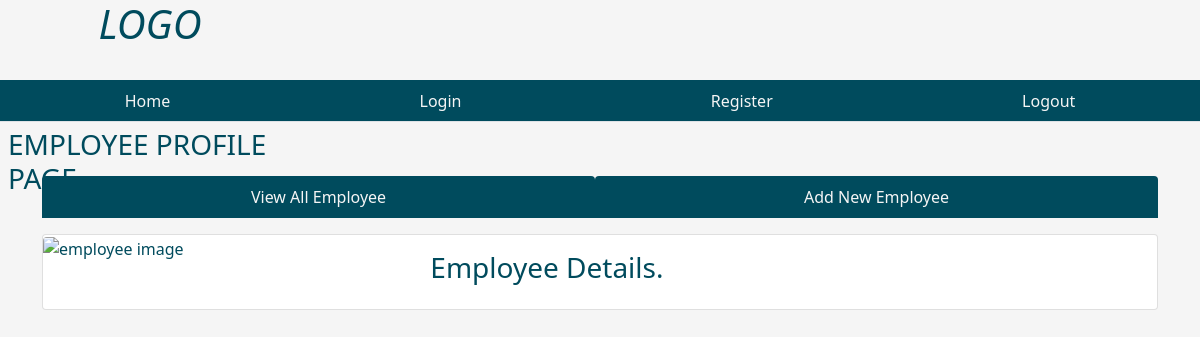
The page /singleemployee/9 on the database as committed earlier.
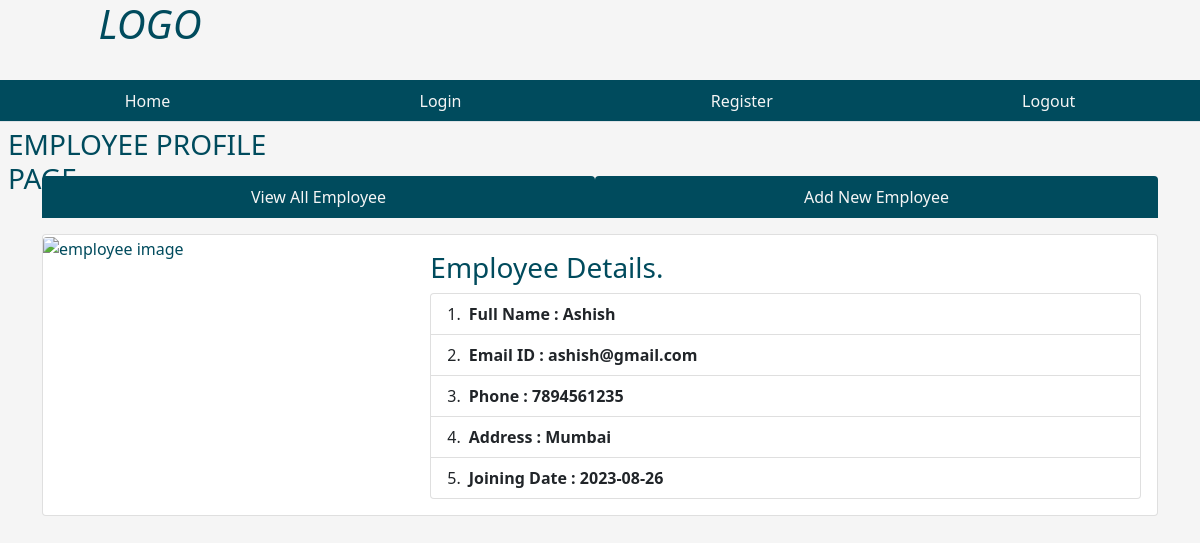
The same page on the database as committed later.
### tables this page shows
CREATE TABLE emp (empid integer primary key AUTOINCREMENT, name text not null, email text, phone integer, address text, joining_date default CURRENT_DATE);

### routes.py (the view)
@app.route('/singleemployee/<int:empid>')
def singleemployee(empid):
    user = get_current_user()
    db = get_database()
    emp_cur = db.execute('select * from emp where empid = ?', [empid])
    single_emp = emp_cur.fetchone()
    return render_template('singleemployee.html', user = user, single_emp = single_emp)

### database.py (called while the page is built)
def connect_to_databse():
  con = sqlite3.connect('employee_manage.db')
  con.row_factory = sqlite3.Row
  return con

def get_database():
    if not hasattr(g, 'employee_manage.db'):
        g.employee_manage_db = connect_to_databse()
    return g.employee_manage_db

### routes.py (called while the page is built)
@app.teardown_request
def close_database(error):
    if hasattr(g, 'employee_manage.db'):
        g.employee_manage.db.close()

def get_current_user():
    user = None
    if 'user' in session:
        user = session['user']
        db = get_database()
        user_cur = db.execute('select * from users where name = ?', [user])
        user = user_cur.fetchone()
    return user

### templates/singleemployee.html (shortened to what this page needs)
{% from "showlinks.html" import show_links %}
<!DOCTYPE html>
<html lang="en">
<head>
    <link href="https://cdn.jsdelivr.net/npm/bootstrap@5.1.3/dist/css/bootstrap.min.css" rel="stylesheet">
    <link rel="stylesheet" href="{{url_for('static', filename='singleemp.css')}}" type = "text/css">
</head>
<body>
      <div class="parent">
        <div class="child child1">
            <h1 class="text-center"><i>LOGO</i></h1>
        </div>
        <div class="child child3">
          {{ show_links() }}
      </div>
        <div class="child child4">
          <h3 class="m-2">EMPLOYEE PROFILE PAGE</h3>
      </div>
      <div class="child child5" style="color:rgb(0, 75, 93);">
        </div>
        <div class="child child6 container">
            <ul class="nav nav-tabs nav-fill mb-3">
                <li class="nav-item">
                  <a class="nav-link" style=" background-color:rgb(0, 75, 93); color:whitesmoke;"  href={{url_for('dashboard')}}>View All Employee</a>
                </li>
                <li class="nav-item">
                  <a class="nav-link" style=" background-color:rgb(0, 75, 93); color:whitesmoke;"  href={{url_for('addnewemployee')}}>Add New Employee</a>
                </li>
              </ul>
            <div class="centercontent">
                <div class="card">
                    <div class="row g-0">
                      <div class="col-md-4">
                        <img src={{url_for('static', filename='employee_photo.jpg')}} class="img-fluid rounded-start" alt="employee image">
                      </div>
                      <div class="col-md-8">
                        <div class="card-body">
                          <h3 class="card-title">Employee Details.</h3>
                          {% if single_emp %}
                          <ul class="list-group list-group-numbered">
                            <li class="list-group-item d-flex justify-content-between align-items-start">
                              <div class="ms-2 me-auto">
                                <div class="fw-bold">Full Name : {{single_emp['name']}}</div>
                              </div>
                            <li class="list-group-item d-flex justify-content-between align-items-start">
                              <div class="ms-2 me-auto">
                                <div class="fw-bold">Email ID : {{single_emp['email']}}</div>
                                </div>
                            <li class="list-group-item d-flex justify-content-between align-items-start">
                              <div class="ms-2 me-auto">
                                <div class="fw-bold">Phone : {{single_emp['phone']}} </div>
                                </div>
                              <li class="list-group-item d-flex justify-content-between align-items-start">
                                <div class="ms-2 me-auto">
                                  <div class="fw-bold">Address : {{single_emp['address']}} </div>
                                    </div>
                              </li>
                              <li class="list-group-item d-flex justify-content-between align-items-start">
                                <div class="ms-2 me-auto">
                                  <div class="fw-bold">Joining Date : {{single_emp['joining_date']}} </div>
                                </div>
                              </li>
                          </ul>
                        {% endif %}
                        </div>
                      </div>
                    </div>
                  </div>
            </div>
        </div>
</body>
</html>

Rows that differ between the two databases and show on the page:
added emp: name "Ashish", email "ashish@gmail.com", phone "7894561235", address "Mumbai", joining_date "2023-08-26"
Other text that changed with them:
text now shown: "Full Name : Email ID : Phone : Address : Joining Date :"
